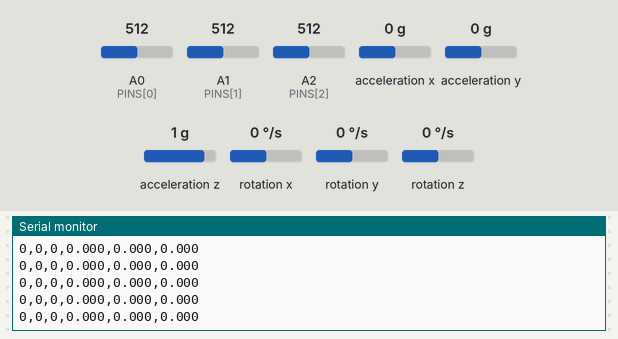
A sketch run on a simulated Arduino Uno, built with avr-gcc and run on an emulated ATmega328P. Parts: the last lines printed to the serial monitor. The inputs (shaded band) are chosen by the test bench; at power-on: rotation x 0 °/s, A1 (PINS[1]) = 512, A2 (PINS[2]) = 512, A0 (PINS[0]) = 512, rotation y 0 °/s, acceleration x 0 g, acceleration y 0 g, acceleration z 1 g, rotation z 0 °/s.

Above: at 1.2 s.
1.3 s: rotation x set to -192 °/s
At 1.61 s:
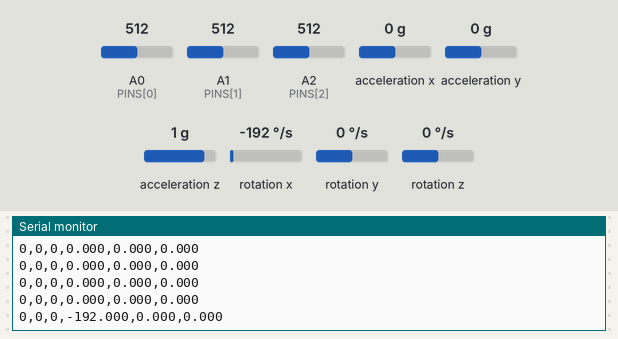
2.8 s: A1 (PINS[1]) set to 306
At 2.84 s:
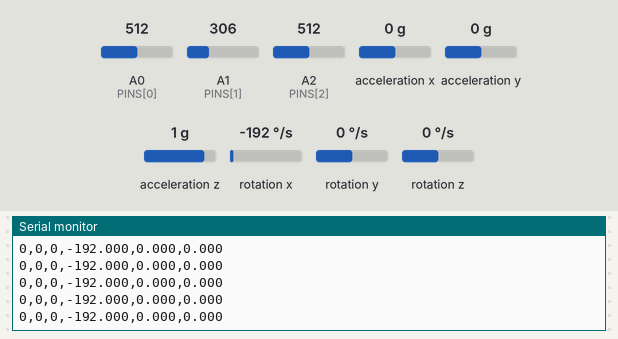
4.3 s: A2 (PINS[2]) set to 306
At 4.5 s:
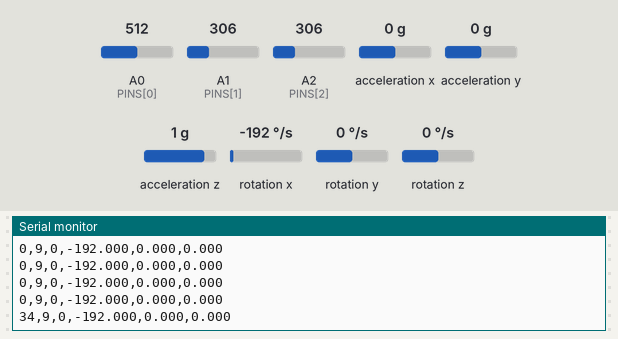
5.8 s: A0 (PINS[0]) set to 30
At 5.95 s:
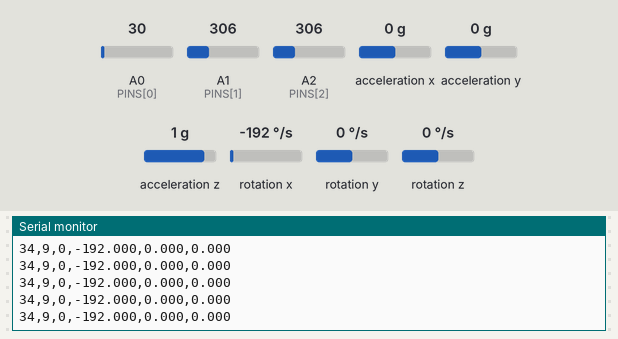
7.3 s: rotation y set to -192 °/s
At 7.4 s:
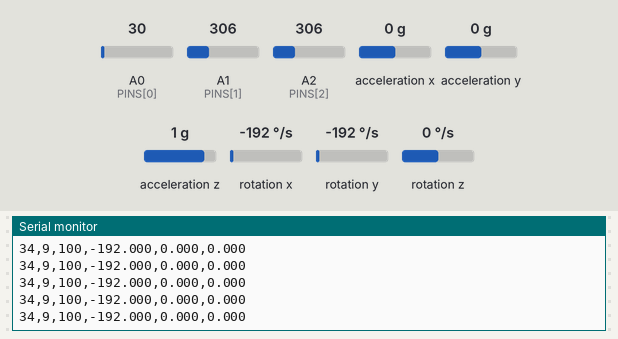
8.8 s: A1 (PINS[1]) set to 298
At 8.85 s:
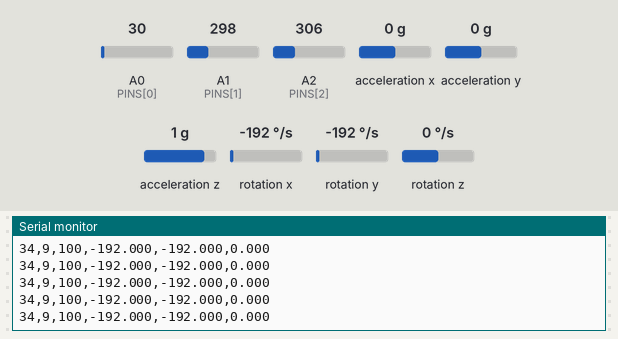
Timing chart, 0 to 11.8 s (numbered marks = the images above; inputs shaded):
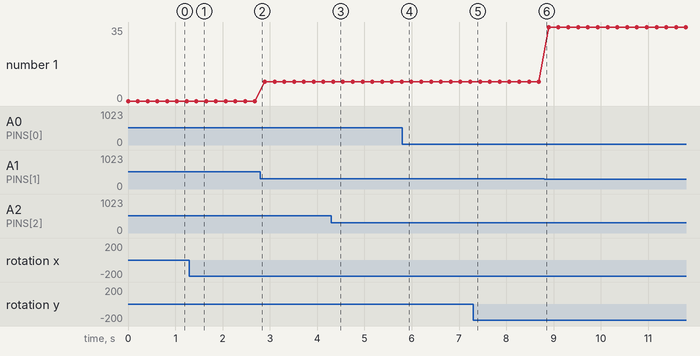

The sketch:

flex_giroscopio.ino
```cpp
#include <Wire.h>
#include <MPU6050.h>

MPU6050 mpu;

const int PINS[3]    = {A0, A1, A2};
const int DRITTO[3]  = {305, 309, 317};
const int PIEGATO[3] = {260, 278, 285};

void setup() {
  Serial.begin(115200);
  Wire.begin();

  mpu.initialize();

  if (mpu.testConnection()) {
    Serial.println("MPU6050 connesso!");
  } else {
    Serial.println("Errore: sensore non trovato.");
    while (true);
  }

  Serial.println("A2,A1,A0,GX,GY,GZ");
}

void loop() {
  int16_t ax, ay, az, gx, gy, gz;
  mpu.getMotion6(&ax, &ay, &az, &gx, &gy, &gz);

  for (int i = 2; i >= 0; i--) {
    int flex = constrain(map(analogRead(PINS[i]), DRITTO[i], PIEGATO[i], 0, 100), 0, 100);
    Serial.print(flex);
    Serial.print(",");
  }

  Serial.print(gx / 131.0, 3); Serial.print(",");
  Serial.print(gy / 131.0, 3); Serial.print(",");
  Serial.println(gz / 131.0, 3);

  delay(200);
}
```

Measured:
- after the input at 1.3 s, the serial monitor: prints a new line after 0.15 s (image 1)
- after the input at 4.3 s, the serial monitor: prints a new line at once (image 3)
- plotted number 1: 0 → 9 after the input at 2.8 s, 9 → 35 after the input at 8.8 s
